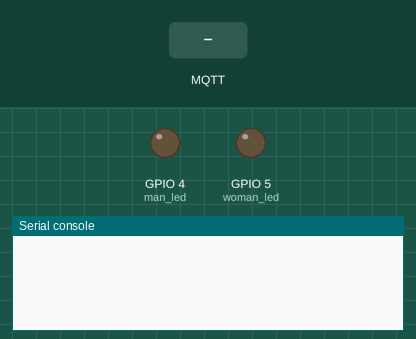
The program below on a simulated ESP8266 board running MicroPython. Shown: output pins drawn as LEDs (lit = HIGH), the last lines printed to the serial console. The inputs (shaded band) are chosen by the test bench. No MQTT or app messages arrive unless stated.

Above: at 5.3 s.
5.4 s: MQTT message "b'man_on'" arrives on the first subscribed topic
At 6.7 s:
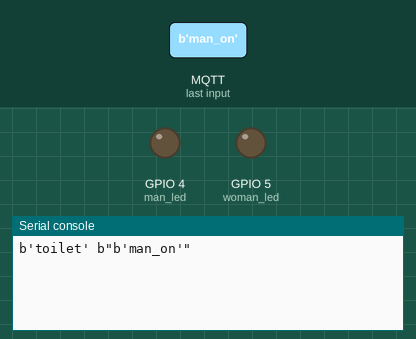
7.3 s: MQTT message "b'man_off'" arrives on the first subscribed topic
At 9.0 s:
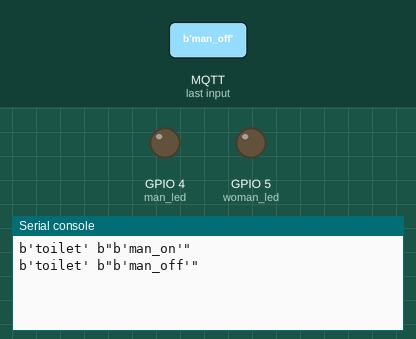
10.1 s: MQTT message "b'woman_on'" arrives on the first subscribed topic
At 11.4 s:
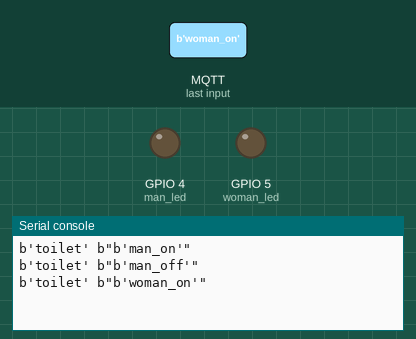

Measured:
- after the input at 5.4 s, the serial console: prints a new line after 0.25 s (image 1)
- after the input at 7.3 s, the serial console: prints a new line after 1.4 s (image 2)
- after the input at 10.1 s, the serial console: prints a new line after 0.05 s (image 3)

The program:

main.py
```python
from simple import MQTTClient
import machine
import time

'''
Program:
  订阅主题toilet，改变某个pin的电平
  主题规则：woman_on 打开女厕所有人示意灯，woman_off关闭女厕所有人示意灯。
CreateTime: 2020-12-16
'''

man_led = machine.Pin(4, machine.Pin.OUT)
woman_led = machine.Pin(5, machine.Pin.OUT)


def sub_cb(topic, msg):
    print(topic, msg)
    if str(msg) == "b'man_on'":
        man_led.on()
    if str(msg) == "b'man_off'":
        man_led.off()
    if str(msg) == "b'woman_on'":
        woman_led.on()
    if str(msg) == "b'woman_off'":
        woman_led.off()


def main(server="0.0.0.0"):
    try:
        c = MQTTClient("yitian-it", server)
        c.set_callback(sub_cb)
        time.sleep(4)
        c.connect()
        c.subscribe(b"toilet")
        while True:
            c.check_msg()
            time.sleep(1.5)
    except Excepthion as e:
        print(e)
        c.disconnect()
        machine.reset()


if __name__ == "__main__":
    main()
```
